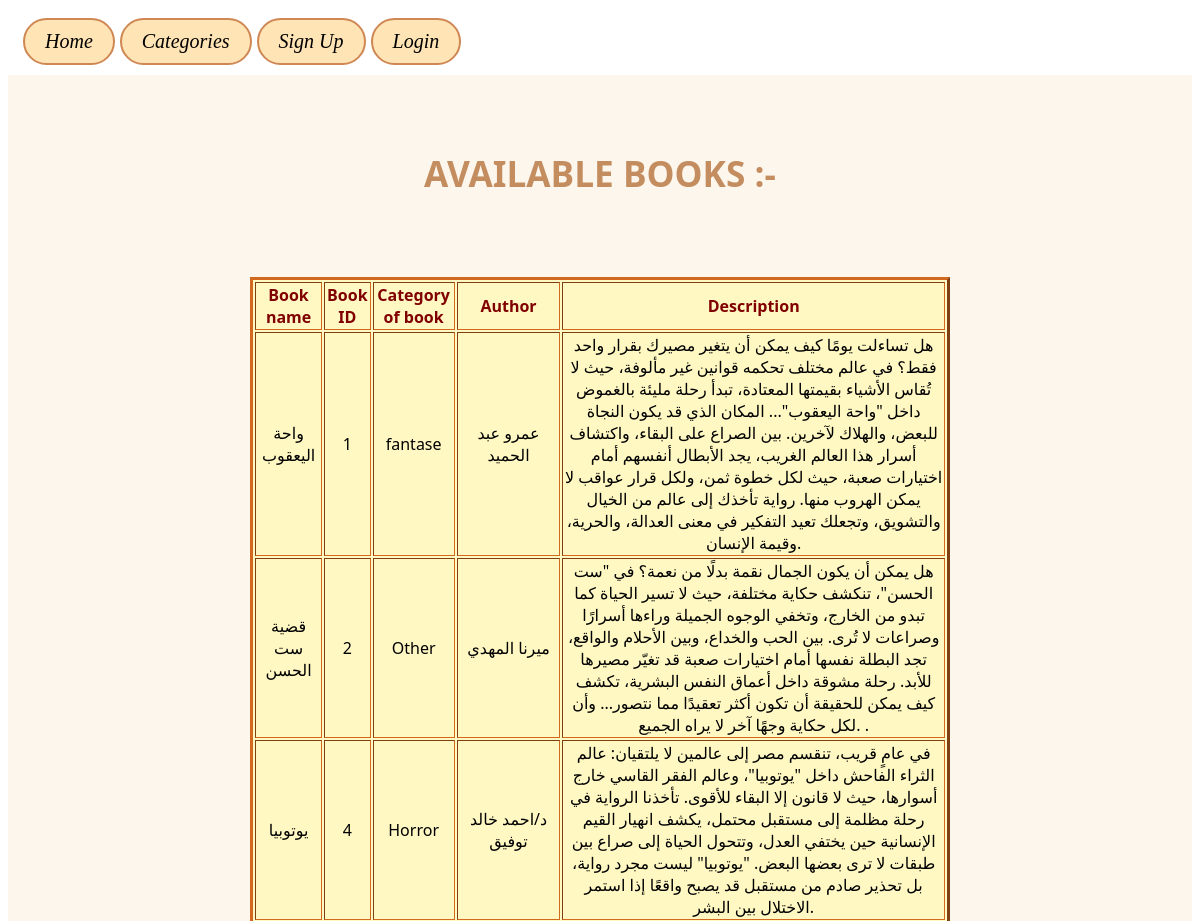
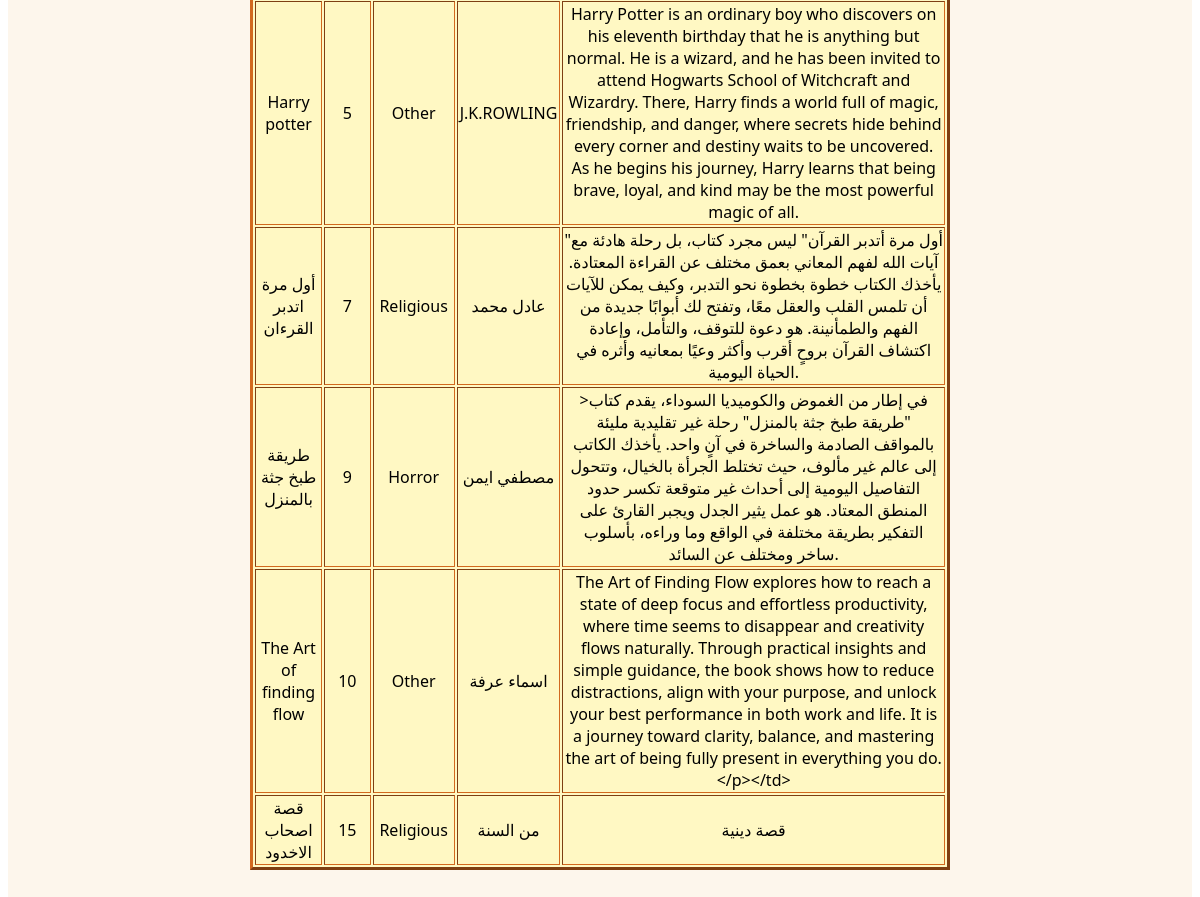
The app's page /products/Books/ with its own data (2 pictures, top to bottom).
### products/models.py (models this page shows)
class Product(models.Model):
    name = models.CharField(max_length=100)
    book_id = models.IntegerField(unique=True)
    CATEGORY_CHOICES = [
      ('fantase','fantase'),
       ('romance','romance'),
       ('Action','Action'),
       ('History','History'),
       ('Religious','Religious'),
         ('Science','Science'),
         ('Horror','Horror'),
         ('Other','Other'),
    ]
    FORMAT_CHOICES =[
        ('E-book','E-book'),
        ('Hardcopy','Hardcopy'),
    ]
    category = models.CharField(max_length=50, choices=CATEGORY_CHOICES)
    language = models.CharField(max_length=100 ,default='English')
    author = models.CharField(max_length=100)
    active=models.BooleanField(default=True, verbose_name='Active')
    format = models.CharField(max_length=50, choices= FORMAT_CHOICES, default='Hardcopy')
    image=models.ImageField(upload_to='photos/%y/%m/%d',null=True,blank=True)
    description = models.TextField(null=True,blank=True)
    borrowed = models.BooleanField(default=False)

### products/views.py (the view, shortened to what this page needs)
# urls.py: path('Books/', views.Books, name='Books'),
def Books(request):
    context = {
        'books': Product.objects.all()
    }
    return render(request, 'products/Books.html', context)

### products/templates/products/Books.html (shortened to what this page needs)
{% load static %}
{% include 'home/parts/navbar.html' %}
<!DOCTYPE html>
<html lang="en">
<head>
        <link rel="stylesheet" href="{% static 'CSS/nav.css' %}">
</head>
<body>
    {% block content %}
    <div style="background-color: #fdf6ec; min-height: 100vh; padding: 50px 10% ; font-family: 'Segoe UI', Tahoma, Geneva, Verdana, sans-serif;">
    <h1 style="color: #c48d5f; text-align: center; margin-bottom: 80px; text-transform: uppercase; font-size: 2.2rem; font-weight: bold;">
        Available books :-
    </h1>
    <table Border="3" style="background-color: rgb(255, 248, 195);border-color: chocolate;text-align: center;margin: auto; width: 700 ; height: 100;" >
        <tr>
            <th style="color: maroon;text-align: center;">Book name </th>
            <th style="color: maroon;text-align: center;">Book ID </th>
            <th style="color: maroon;text-align: center;">Category of book </th>
            <th style="color: maroon;text-align: center;">Author </th>
            <th style="color: maroon;text-align: center;">Description </th>
        </tr>
        {% for x in books %}
            <tr>
            <td> {{ x.name }} </td>
            <td> {{ x.book_id }} </td>
            <td> {{ x.category }} </td>
            <td> {{ x.author }} </td>
            <td> {{ x.description }} </td>
          </tr>
        {% endfor %}
    </table>
</div>
{% endblock content %}
</body>
</html>

### records on screen
Product: name "واحة اليعقوب", book_id "1", category "fantase", author "عمرو عبد الحميد", description "هل تساءلت يومًا كيف يمكن أن يتغير مصيرك بقرار واحد فقط؟ في عالم مختلف تحكمه قوانين غير مألوفة، حيث لا تُقاس الأشياء بقيمتها المعتادة، تبدأ رحلة مليئة بالغموض داخل \"واحة اليعقوب\"... المكان الذي قد يكون النجاة للبعض، والهلاك لآخرين. بين الصراع على البقاء، واكتشاف أسرار هذا العالم الغريب، يجد الأبطال أنفسهم أمام اختيارات صعبة، حيث لكل خطوة ثمن، ولكل قرار عواقب لا يمكن الهروب منها. رواية تأخذك إلى عالم من الخيال والتشويق، وتجعلك تعيد التفكير في معنى العدالة، والحرية، وقيمة الإنسان."
Product: name "قضية ست الحسن", book_id "2", category "Other", author "ميرنا المهدي", description "هل يمكن أن يكون الجمال نقمة بدلًا من نعمة؟ في \"ست الحسن\"، تنكشف حكاية مختلفة، حيث لا تسير الحياة كما تبدو من الخارج، وتخفي الوجوه الجميلة وراءها أسرارًا وصراعات لا تُرى. بين الحب والخداع، وبين الأحلام والواقع، تجد البطلة نفسها أمام اختيارات صعبة قد تغيّر مصيرها للأبد. رحلة مشوقة داخل أعماق النفس البشرية، تكشف كيف يمكن للحقيقة أن تكون أكثر تعقيدًا مما نتصور... وأن لكل حكاية وجهًا آخر لا يراه الجميع. ."
Product: name "يوتوبيا", book_id "4", category "Horror", author "د/احمد خالد توفيق", description "في عامٍ قريب، تنقسم مصر إلى عالمين لا يلتقيان: عالم الثراء الفاحش داخل \"يوتوبيا\"، وعالم الفقر القاسي خارج أسوارها، حيث لا قانون إلا البقاء للأقوى. تأخذنا الرواية في رحلة مظلمة إلى مستقبل محتمل، يكشف انهيار القيم الإنسانية حين يختفي العدل، وتتحول الحياة إلى صراع بين طبقات لا ترى بعضها البعض. \"يوتوبيا\" ليست مجرد رواية، بل تحذير صادم من مستقبل قد يصبح واقعًا إذا استمر الاختلال بين البشر."
Product: name "Harry potter", book_id "5", category "Other", author "J.K.ROWLING", description "Harry Potter is an ordinary boy who discovers on his eleventh birthday that he is anything but normal. He is a wizard, and he has been invited to attend Hogwarts School of Witchcraft and Wizardry. There, Harry finds a world full of magic, friendship, and danger, where secrets hide behind every corner and destiny waits to be uncovered. As he begins his journey, Harry learns that being brave, loyal, and kind may be the most powerful magic of all."
Product: name "أول مرة اتدبر القرءان", book_id "7", category "Religious", author "عادل محمد", description "\"أول مرة أتدبر القرآن\" ليس مجرد كتاب، بل رحلة هادئة مع آيات الله لفهم المعاني بعمق مختلف عن القراءة المعتادة. يأخذك الكتاب خطوة بخطوة نحو التدبر، وكيف يمكن للآيات أن تلمس القلب والعقل معًا، وتفتح لك أبوابًا جديدة من الفهم والطمأنينة. هو دعوة للتوقف، والتأمل، وإعادة اكتشاف القرآن بروحٍ أقرب وأكثر وعيًا بمعانيه وأثره في الحياة اليومية."
Product: name "طريقة طبخ جثة بالمنزل", book_id "9", category "Horror", author "مصطفي ايمن", description ">في إطار من الغموض والكوميديا السوداء، يقدم كتاب \"طريقة طبخ جثة بالمنزل\" رحلة غير تقليدية مليئة بالمواقف الصادمة والساخرة في آنٍ واحد. يأخذك الكاتب إلى عالم غير مألوف، حيث تختلط الجرأة بالخيال، وتتحول التفاصيل اليومية إلى أحداث غير متوقعة تكسر حدود المنطق المعتاد. هو عمل يثير الجدل ويجبر القارئ على التفكير بطريقة مختلفة في الواقع وما وراءه، بأسلوب ساخر ومختلف عن السائد."
Product: name "The Art of finding flow", book_id "10", category "Other", author "اسماء عرفة", description "The Art of Finding Flow explores how to reach a state of deep focus and effortless productivity, where time seems to disappear and creativity flows naturally. Through practical insights and simple guidance, the book shows how to reduce distractions, align with your purpose, and unlock your best performance in both work and life. It is a journey toward clarity, balance, and mastering the art of being fully present in everything you do. </p></td>"
Product: name "قصة اصحاب الاخدود", book_id "15", category "Religious", author "من السنة", description "قصة دينية"
